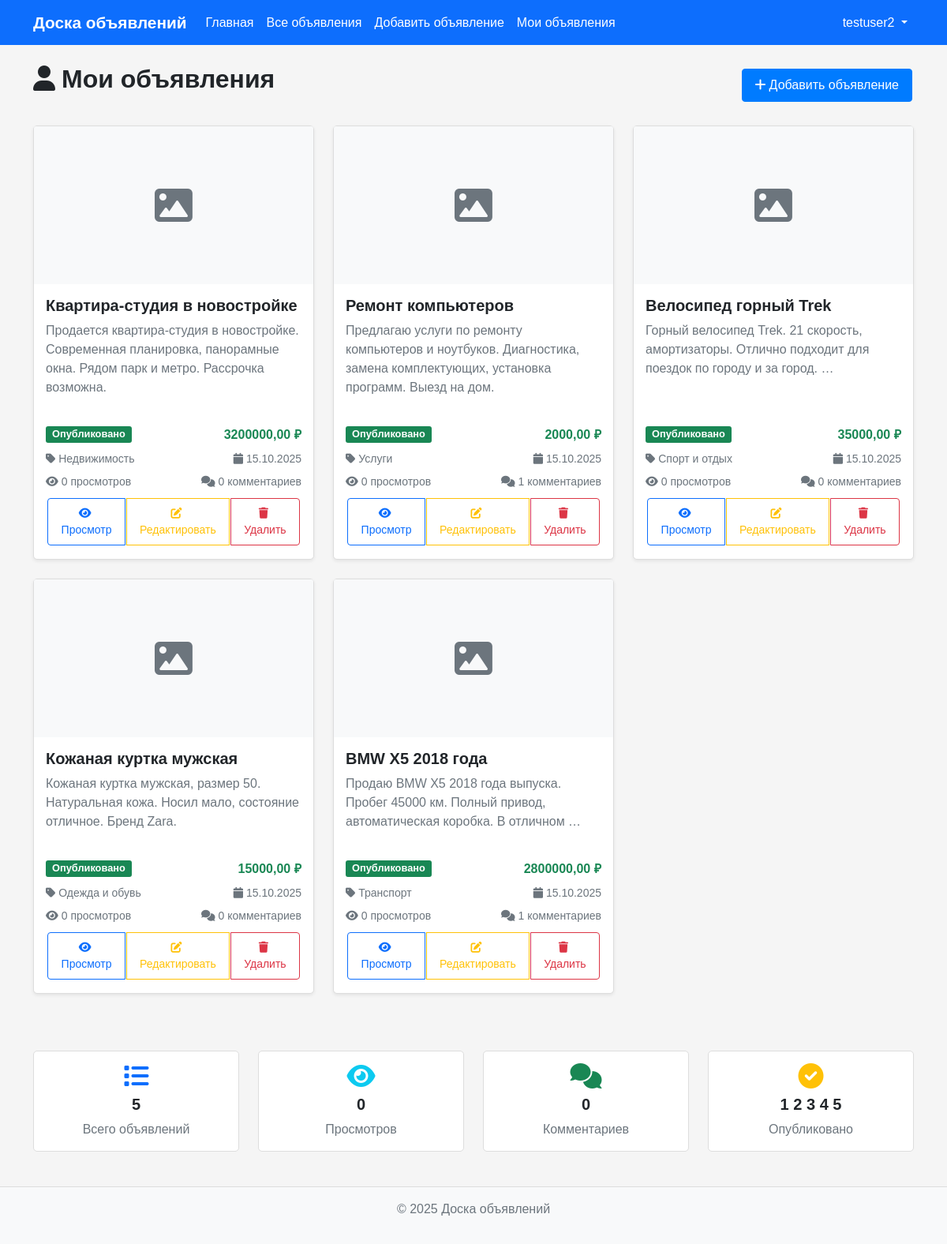
Screenshot of /my-posts/ (signed in) with the database file from the repository.
### posts/models.py (models this page shows, shortened)
class Post(models.Model):
    STATUS_CHOICES = [
        ('draft', 'Черновик'),
        ('published', 'Опубликовано'),
        ('archived', 'Архив'),
    ]
    title = models.CharField(max_length=200, verbose_name="Заголовок")
    content = models.TextField(verbose_name="Содержание")
    author = models.ForeignKey(User, on_delete=models.CASCADE, verbose_name="Автор")
    category = models.ForeignKey(Category, on_delete=models.CASCADE, verbose_name="Категория")
    status = models.CharField(max_length=10, choices=STATUS_CHOICES, default='draft', verbose_name="Статус")
    price = models.DecimalField(max_digits=10, decimal_places=2, null=True, blank=True, verbose_name="Цена")
    contact_phone = models.CharField(max_length=20, blank=True, verbose_name="Контактный телефон")
    contact_email = models.EmailField(blank=True, verbose_name="Контактный email")
    image = models.ImageField(upload_to='posts/', blank=True, null=True, verbose_name="Изображение")
    created_at = models.DateTimeField(auto_now_add=True, verbose_name="Дата создания")
    updated_at = models.DateTimeField(auto_now=True, verbose_name="Дата обновления")
    views_count = models.PositiveIntegerField(default=0, verbose_name="Количество просмотров")
    class Meta:
        verbose_name = "Объявление"
        verbose_name_plural = "Объявления"
        ordering = ['-created_at']

class Category(models.Model):
    name = models.CharField(max_length=100, verbose_name="Название категории")
    description = models.TextField(blank=True, verbose_name="Описание")
    created_at = models.DateTimeField(auto_now_add=True, verbose_name="Дата создания")
    class Meta:
        verbose_name = "Категория"
        verbose_name_plural = "Категории"
        ordering = ['name']

### posts/views.py (the view)
# urls.py: path('my-posts/', views.my_posts, name='my_posts'),
@login_required
def my_posts(request):
    posts = Post.objects.filter(author=request.user).order_by('-created_at')
    paginator = Paginator(posts, 10)
    page_number = request.GET.get('page')
    page_obj = paginator.get_page(page_number)
    return render(request, 'posts/my_posts.html', {'page_obj': page_obj})

### posts/templates/posts/my_posts.html (shortened to what this page needs)
{% extends 'posts/base.html' %}
{% load static %}
{% block content %}
<div class="d-flex justify-content-between align-items-center mb-4">
    <h2><i class="fas fa-user me-2"></i>Мои объявления</h2>
    <a href="{% url 'post_create' %}" class="btn btn-primary">
        <i class="fas fa-plus me-1"></i>Добавить объявление
    </a>
</div>
{% if page_obj %}
    <div class="row">
        {% for post in page_obj %}
            <div class="col-md-6 col-lg-4 mb-4">
                <div class="card h-100 shadow-sm">
                    {% if post.image %}
                        <img src="{{ post.image.url }}" class="card-img-top" alt="{{ post.title }}" style="height: 200px; object-fit: cover;">
                    {% else %}
                        <div class="card-img-top bg-light d-flex align-items-center justify-content-center" style="height: 200px;">
                            <i class="fas fa-image fa-3x text-muted"></i>
                        </div>
                    {% endif %}
                    <div class="card-body d-flex flex-column">
                        <h5 class="card-title">{{ post.title }}</h5>
                        <p class="card-text text-muted">{{ post.content|truncatewords:15 }}</p>
                        <div class="mt-auto">
                            <div class="d-flex justify-content-between align-items-center mb-2">
                                <span class="badge bg-{% if post.status == 'published' %}success{% elif post.status == 'draft' %}warning{% else %}secondary{% endif %}">
                                    {{ post.get_status_display }}
                                </span>
                                {% if post.price %}
                                    <span class="text-success fw-bold">{{ post.price }} ₽</span>
                                {% endif %}
                            </div>
                            <div class="d-flex justify-content-between text-muted small mb-2">
                                <span><i class="fas fa-tag me-1"></i>{{ post.category.name }}</span>
                                <span><i class="fas fa-calendar me-1"></i>{{ post.created_at|date:"d.m.Y" }}</span>
                            </div>
                            <div class="d-flex justify-content-between align-items-center mb-2">
                                <small class="text-muted">
                                    <i class="fas fa-eye me-1"></i>{{ post.views_count }} просмотров
                                </small>
                                <small class="text-muted">
                                    <i class="fas fa-comments me-1"></i>{{ post.comments.count }} комментариев
                                </small>
                            </div>
                            <div class="btn-group w-100" role="group">
                                <a href="{% url 'post_detail' post.pk %}" class="btn btn-outline-primary btn-sm">
                                    <i class="fas fa-eye me-1"></i>Просмотр
                                </a>
                                <a href="{% url 'post_edit' post.pk %}" class="btn btn-outline-warning btn-sm">
                                    <i class="fas fa-edit me-1"></i>Редактировать
                                </a>
                                <a href="{% url 'post_delete' post.pk %}" class="btn btn-outline-danger btn-sm">
                                    <i class="fas fa-trash me-1"></i>Удалить
                                </a>
                            </div>
                        </div>
                    </div>
                </div>
            </div>
        {% endfor %}
    </div>
{% endif %}
{% if page_obj %}
    <div class="row mt-5">
        <div class="col-md-3">
            <div class="card text-center">
                <div class="card-body">
                    <i class="fas fa-list fa-2x text-primary mb-2"></i>
                    <h5 class="card-title">{{ page_obj.paginator.count }}</h5>
                    <p class="card-text text-muted">Всего объявлений</p>
                </div>
            </div>
        </div>
        <div class="col-md-3">
            <div class="card text-center">
                <div class="card-body">
                    <i class="fas fa-eye fa-2x text-info mb-2"></i>
                    <h5 class="card-title">
                        {% for post in page_obj %}
                            {% if forloop.first %}{{ post.views_count }}{% endif %}
                        {% empty %}
                            0
                        {% endfor %}
                    </h5>
                    <p class="card-text text-muted">Просмотров</p>
                </div>
            </div>
        </div>
        <div class="col-md-3">
            <div class="card text-center">
                <div class="card-body">
                    <i class="fas fa-comments fa-2x text-success mb-2"></i>
                    <h5 class="card-title">
                        {% for post in page_obj %}
                            {% if forloop.first %}{{ post.comments.count }}{% endif %}
                        {% empty %}
                            0
                        {% endfor %}
                    </h5>
                    <p class="card-text text-muted">Комментариев</p>
                </div>
            </div>
        </div>
        <div class="col-md-3">
            <div class="card text-center">
                <div class="card-body">
                    <i class="fas fa-check-circle fa-2x text-warning mb-2"></i>
                    <h5 class="card-title">
                        {% for post in page_obj %}
                            {% if post.status == 'published' %}{{ forloop.counter0|add:1 }}{% endif %}
                        {% empty %}
                            0
                        {% endfor %}
                    </h5>
                    <p class="card-text text-muted">Опубликовано</p>
                </div>
            </div>
        </div>
    </div>
{% endif %}
{% endblock %}

### posts/templates/posts/base.html (shortened to what this page needs)
<!DOCTYPE html>
<html lang="ru">
<head>
    <link href="https://cdn.jsdelivr.net/npm/bootstrap@5.1.3/dist/css/bootstrap.min.css" rel="stylesheet">
    <link href="https://cdnjs.cloudflare.com/ajax/libs/font-awesome/6.0.0/css/all.min.css" rel="stylesheet">
    <link href="{% load static %}{% static 'css/style.css' %}" rel="stylesheet">
</head>
<body>
    <nav class="navbar navbar-expand-lg navbar-dark bg-primary">
        <div class="container">
            <a class="navbar-brand" href="{% url 'home' %}">
                Доска объявлений
            </a>
            <div class="collapse navbar-collapse" id="navbarNav">
                <ul class="navbar-nav me-auto">
                    <li class="nav-item">
                        <a class="nav-link" href="{% url 'home' %}">Главная</a>
                    </li>
                    <li class="nav-item">
                        <a class="nav-link" href="{% url 'post_list' %}">Все объявления</a>
                    </li>
                    {% if user.is_authenticated %}
                    <li class="nav-item">
                        <a class="nav-link" href="{% url 'post_create' %}">Добавить объявление</a>
                    </li>
                    <li class="nav-item">
                        <a class="nav-link" href="{% url 'my_posts' %}">Мои объявления</a>
                    </li>
                    {% endif %}
                </ul>
                <ul class="navbar-nav">
                    {% if user.is_authenticated %}
                        <li class="nav-item dropdown">
                            <a class="nav-link dropdown-toggle" href="#" id="navbarDropdown" role="button" data-bs-toggle="dropdown">
                                {{ user.username }}
                            </a>
                        </li>
                    {% endif %}
                </ul>
            </div>
        </div>
    </nav>
    <main class="container my-4">
        {% block content %}
        {% endblock %}
    </main>
    <footer class="text-center text-muted py-3 mt-4">
        <div class="container">
            <p>&copy; 2025 Доска объявлений</p>
        </div>
    </footer>
</body>
</html>

### static/css/style.css (style rules this page uses)
body { font-family: Arial, sans-serif; background-color: #f5f5f5; margin: 0; padding: 0; }
.navbar-brand { font-weight: bold; font-size: 1.3rem; color: #fff !important; }
.navbar-nav .nav-link { color: #fff !important; padding: 8px 15px; }
.card { border: 1px solid #ddd; border-radius: 5px; margin-bottom: 20px; background-color: #fff; }
.card-body { padding: 15px; }
.btn { border-radius: 4px; padding: 8px 16px; margin: 2px; }
.btn-primary { background-color: #007bff; border-color: #007bff; }
.card.text-center { text-align: center; }
footer { background-color: #f8f9fa; padding: 20px 0; margin-top: 40px; border-top: 1px solid #ddd; }
.badge { font-size: 0.8em; padding: 4px 8px; border-radius: 3px; }
.btn-group .btn { border-radius: 0; }
.btn-group .btn:first-child { border-top-left-radius: 4px; border-bottom-left-radius: 4px; }
.btn-group .btn:last-child { border-top-right-radius: 4px; border-bottom-right-radius: 4px; }
h1, h2, h3, h4, h5, h6 { font-weight: bold; margin-bottom: 15px; }
a { color: #007bff; text-decoration: none; }

### rows the page displays
Post: title "Квартира-студия в новостройке", content "Продается квартира-студия в новостройке. Современная планировка, панорамные окна. Рядом парк и метро. Рассрочка возможна.", status "Опубликовано", price "3200000,00", category.name "Недвижимость", created_at "15.10.2025", views_count "0", comments.count "0"
Post: title "Ремонт компьютеров", content "Предлагаю услуги по ремонту компьютеров и ноутбуков. Диагностика, замена комплектующих, установка программ. Выезд на дом.", status "Опубликовано", price "2000,00", category.name "Услуги", created_at "15.10.2025", views_count "0", comments.count "1"
Post: title "Велосипед горный Trek", content "Горный велосипед Trek. 21 скорость, амортизаторы. Отлично подходит для поездок по городу и за город. …", status "Опубликовано", price "35000,00", category.name "Спорт и отдых", created_at "15.10.2025", views_count "0", comments.count "0"
Post: title "Кожаная куртка мужская", content "Кожаная куртка мужская, размер 50. Натуральная кожа. Носил мало, состояние отличное. Бренд Zara.", status "Опубликовано", price "15000,00", category.name "Одежда и обувь", created_at "15.10.2025", views_count "0", comments.count "0"
Post: title "BMW X5 2018 года", content "Продаю BMW X5 2018 года выпуска. Пробег 45000 км. Полный привод, автоматическая коробка. В отличном …", status "Опубликовано", price "2800000,00", category.name "Транспорт", created_at "15.10.2025", views_count "0", comments.count "1"

### other values shown
{{ user.username }} "testuser2"
{{ page_obj.paginator.count }} "5"
